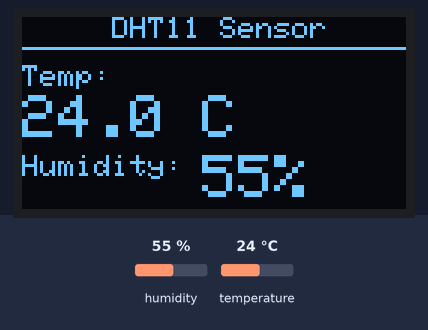
Bench run of a sketch on a simulated ESP32. Shown: 128×64 one-colour display. The inputs (shaded band) are chosen by the test bench; at power-on: humidity 55 %, temperature 24 °C. What the sketch prints to the serial monitor is not drawn.

Above: at 3.2 s.
3.3 s: humidity set to 22 %
At 4.7 s:
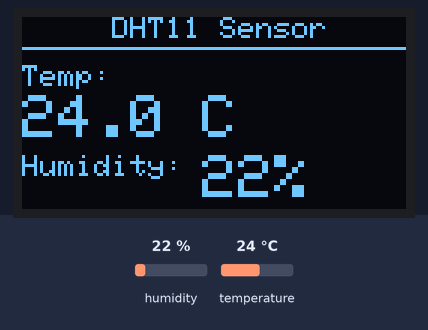
6.0 s: temperature set to 12 °C
At 6.8 s:
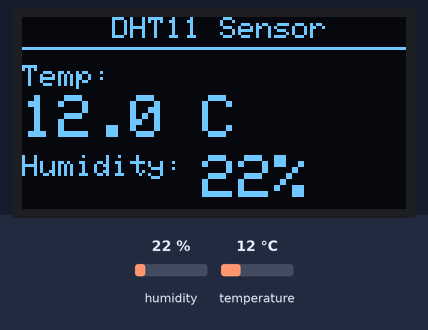
8.7 s: humidity set to 40 %
At 11.1 s:
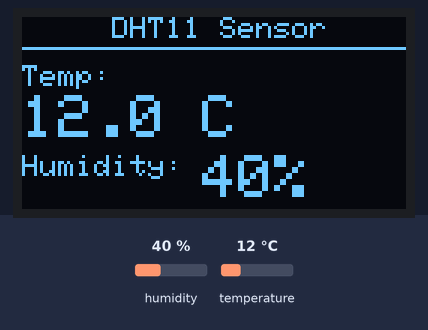
11.8 s: temperature set to 19 °C
At 13.2 s:
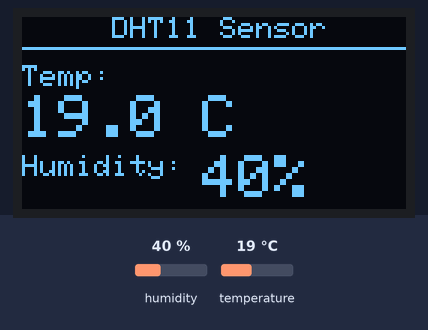
Timing chart, 0 to 14.8 s (numbered marks = the images above; inputs shaded):
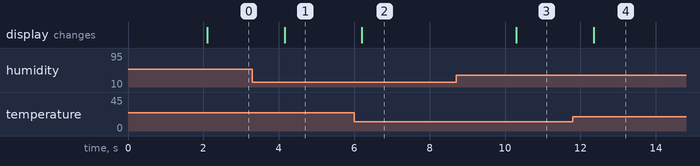

The sketch:

Temperature_and_Humidity_Readings.ino
```cpp
#include <Wire.h>
#include <Adafruit_GFX.h>
#include <Adafruit_SSD1306.h>
#include <DHT.h>

#define SCREEN_WIDTH 128
#define SCREEN_HEIGHT 64
#define OLED_RESET -1
#define SCREEN_ADDRESS 0x3C

#define DHTPIN 4
#define DHTTYPE DHT11

DHT dht(DHTPIN, DHTTYPE);
Adafruit_SSD1306 display(SCREEN_WIDTH, SCREEN_HEIGHT, &Wire, OLED_RESET);

void setup() {
  Serial.begin(115200);
  Wire.begin(21, 22);
  dht.begin();

  display.begin(SSD1306_SWITCHCAPVCC, SCREEN_ADDRESS);
  display.clearDisplay();
  display.setTextColor(SSD1306_WHITE);
  display.setTextSize(2);
  display.setCursor(10, 20);
  display.println("Starting...");
  display.display();
  delay(2000);
}

void loop() {
  float temp = dht.readTemperature();      // Celsius
  float humidity = dht.readHumidity();

  // Check if reading failed
  if (isnan(temp) || isnan(humidity)) {
    display.clearDisplay();
    display.setTextSize(1);
    display.setCursor(10, 25);
    display.println("Sensor Error!");
    display.display();
    delay(2000);
    return;
  }

  display.clearDisplay();

  // Title
  display.setTextSize(1);
  display.setCursor(30, 0);
  display.println("DHT11 Sensor");
  display.drawLine(0, 10, 127, 10, SSD1306_WHITE);

  // Temperature
  display.setTextSize(1);
  display.setCursor(0, 16);
  display.println("Temp:");
  display.setTextSize(2);
  display.setCursor(0, 26);
  display.print(temp, 1);
  display.println(" C");

  // Humidity
  display.setTextSize(1);
  display.setCursor(0, 46);
  display.println("Humidity:");
  display.setTextSize(2);
  display.setCursor(60, 46);  // adjust this if needed
  display.print(humidity, 0);
  display.println("%");

  display.display();

  Serial.print("Temp: "); Serial.print(temp);
  Serial.print(" C  Humidity: "); Serial.println(humidity);

  delay(2000); // DHT11 needs ~2 sec between readings
}
```

Measured:
- after the input at 3.3 s, the display: changes after 0.85 s (image 1)
- after the input at 6.0 s, the display: changes after 0.20 s (image 2)
- after the input at 8.7 s, the display: changes after 1.6 s (image 3)
- after the input at 11.8 s, the display: changes after 0.55 s (image 4)
